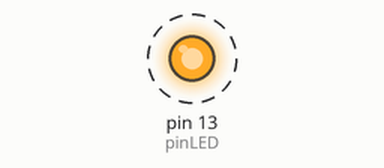
Recording of a sketch running on a simulated Arduino Uno, built with avr-gcc and run on an emulated ATmega328P. Shown: output pins drawn as LEDs (lit = HIGH). Dashed ring = blinking. What the sketch prints to the serial monitor is not drawn.

Above: at 0.2 s.
Timing chart, 0 to 3.0 s (numbered marks = the images above):
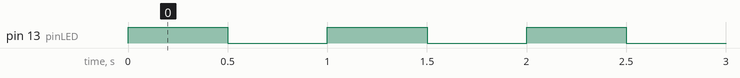

Measured:
- by itself, pin 13 (pinLED): alternates HIGH for 0.50 s and LOW for 0.50 s

The sketch:

belajarLED.ino
```cpp
int pinLED = 13;

void setup() {
  // put your setup code here, to run once:
  pinMode(pinLED, OUTPUT); // Menyiapkan LED bekerja
 Serial.begin(9600);
 Serial.println("Alat Menyala dan siap digunakan !");


}

void loop() {
  // put your main code here, to run repeatedly:
digitalWrite(pinLED, HIGH);
 Serial.println("Lampu Nyala");
 delay(500);
 digitalWrite(pinLED, LOW);
 Serial.println("Lampu mati");
 delay(500);
}
```
